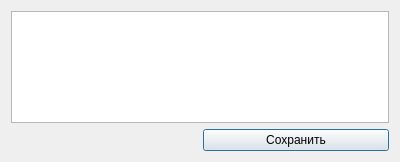
<?xml version="1.0" encoding="UTF-8"?>
<ui version="4.0">
 <class>AddNoteDialog</class>
 <widget class="QDialog" name="AddNoteDialog">
  <property name="geometry">
   <rect>
    <x>0</x>
    <y>0</y>
    <width>400</width>
    <height>162</height>
   </rect>
  </property>
  <property name="windowTitle">
   <string>Dialog</string>
  </property>
  <layout class="QGridLayout" name="gridLayout_2">
   <item row="0" column="0">
    <layout class="QGridLayout" name="gridLayout">
     <item row="1" column="1">
      <widget class="QPushButton" name="saveButton">
       <property name="focusPolicy">
        <enum>Qt::ClickFocus</enum>
       </property>
       <property name="text">
        <string>Сохранить</string>
       </property>
      </widget>
     </item>
     <item row="0" column="0" colspan="2">
      <widget class="QTextEdit" name="textEdit"/>
     </item>
     <item row="1" column="0">
      <widget class="QLabel" name="label">
       <property name="text">
        <string/>
       </property>
      </widget>
     </item>
    </layout>
   </item>
  </layout>
 </widget>
 <resources/>
 <connections/>
</ui>
